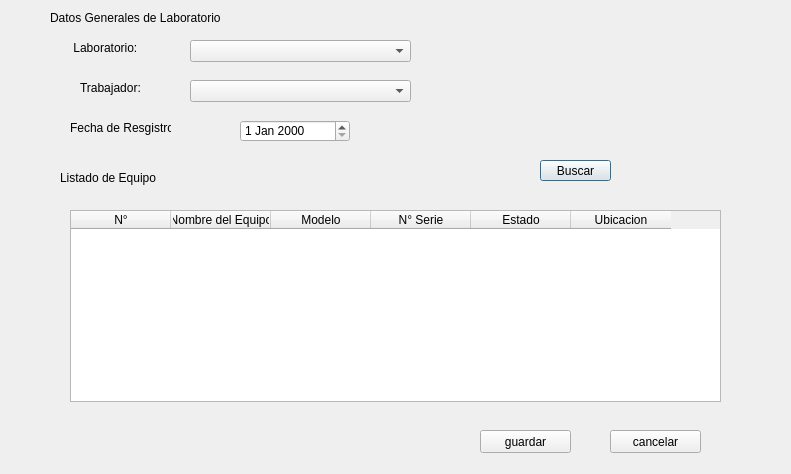
<?xml version="1.0" encoding="UTF-8"?>
<ui version="4.0">
 <class>ListarEquipo</class>
 <widget class="QDialog" name="ListarEquipo">
  <property name="geometry">
   <rect>
    <x>0</x>
    <y>0</y>
    <width>791</width>
    <height>474</height>
   </rect>
  </property>
  <property name="windowTitle">
   <string>Dialog</string>
  </property>
  <widget class="QLabel" name="label_2">
   <property name="geometry">
    <rect>
     <x>70</x>
     <y>40</y>
     <width>121</width>
     <height>16</height>
    </rect>
   </property>
   <property name="text">
    <string> Laboratorio:</string>
   </property>
  </widget>
  <widget class="QLabel" name="label_4">
   <property name="geometry">
    <rect>
     <x>70</x>
     <y>120</y>
     <width>101</width>
     <height>16</height>
    </rect>
   </property>
   <property name="text">
    <string>Fecha de Resgistro:</string>
   </property>
  </widget>
  <widget class="QDateEdit" name="dateEdit">
   <property name="geometry">
    <rect>
     <x>240</x>
     <y>120</y>
     <width>110</width>
     <height>22</height>
    </rect>
   </property>
  </widget>
  <widget class="QPushButton" name="pushButton_2">
   <property name="geometry">
    <rect>
     <x>540</x>
     <y>160</y>
     <width>71</width>
     <height>21</height>
    </rect>
   </property>
   <property name="text">
    <string>Buscar</string>
   </property>
  </widget>
  <widget class="QPushButton" name="pushButton_7">
   <property name="geometry">
    <rect>
     <x>610</x>
     <y>430</y>
     <width>91</width>
     <height>23</height>
    </rect>
   </property>
   <property name="text">
    <string>cancelar</string>
   </property>
  </widget>
  <widget class="QLabel" name="label_3">
   <property name="geometry">
    <rect>
     <x>80</x>
     <y>80</y>
     <width>61</width>
     <height>16</height>
    </rect>
   </property>
   <property name="text">
    <string>Trabajador:</string>
   </property>
  </widget>
  <widget class="QTableWidget" name="tableWidget">
   <property name="geometry">
    <rect>
     <x>70</x>
     <y>210</y>
     <width>651</width>
     <height>192</height>
    </rect>
   </property>
   <property name="columnCount">
    <number>6</number>
   </property>
   <column>
    <property name="text">
     <string>N°</string>
    </property>
   </column>
   <column>
    <property name="text">
     <string>Nombre del Equipo</string>
    </property>
   </column>
   <column>
    <property name="text">
     <string>Modelo</string>
    </property>
   </column>
   <column>
    <property name="text">
     <string>N° Serie</string>
    </property>
   </column>
   <column>
    <property name="text">
     <string>Estado</string>
    </property>
   </column>
   <column>
    <property name="text">
     <string>Ubicacion</string>
    </property>
   </column>
  </widget>
  <widget class="QLabel" name="label_5">
   <property name="geometry">
    <rect>
     <x>60</x>
     <y>170</y>
     <width>101</width>
     <height>16</height>
    </rect>
   </property>
   <property name="text">
    <string>Listado de Equipo</string>
   </property>
  </widget>
  <widget class="QLabel" name="label">
   <property name="geometry">
    <rect>
     <x>50</x>
     <y>10</y>
     <width>181</width>
     <height>16</height>
    </rect>
   </property>
   <property name="text">
    <string>Datos Generales de Laboratorio</string>
   </property>
  </widget>
  <widget class="QPushButton" name="pushButton_6">
   <property name="geometry">
    <rect>
     <x>480</x>
     <y>430</y>
     <width>91</width>
     <height>23</height>
    </rect>
   </property>
   <property name="text">
    <string>guardar</string>
   </property>
  </widget>
  <widget class="QComboBox" name="comboBox">
   <property name="geometry">
    <rect>
     <x>190</x>
     <y>40</y>
     <width>221</width>
     <height>22</height>
    </rect>
   </property>
  </widget>
  <widget class="QComboBox" name="comboBox_2">
   <property name="geometry">
    <rect>
     <x>190</x>
     <y>80</y>
     <width>221</width>
     <height>22</height>
    </rect>
   </property>
  </widget>
 </widget>
 <tabstops>
  <tabstop>comboBox</tabstop>
  <tabstop>comboBox_2</tabstop>
  <tabstop>dateEdit</tabstop>
  <tabstop>pushButton_2</tabstop>
  <tabstop>tableWidget</tabstop>
  <tabstop>pushButton_6</tabstop>
  <tabstop>pushButton_7</tabstop>
 </tabstops>
 <resources/>
 <connections/>
</ui>
